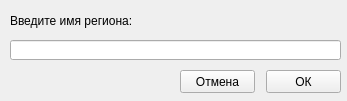
<?xml version="1.0" encoding="UTF-8"?>
<ui version="4.0">
 <class>MainWindow</class>
 <widget class="QMainWindow" name="MainWindow">
  <property name="geometry">
   <rect>
    <x>0</x>
    <y>0</y>
    <width>347</width>
    <height>101</height>
   </rect>
  </property>
  <property name="windowTitle">
   <string>Регистрация расположения</string>
  </property>
  <widget class="QWidget" name="centralwidget">
   <widget class="QPushButton" name="pushButton">
    <property name="geometry">
     <rect>
      <x>180</x>
      <y>70</y>
      <width>75</width>
      <height>23</height>
     </rect>
    </property>
    <property name="text">
     <string>Отмена</string>
    </property>
   </widget>
   <widget class="QPushButton" name="pushButton_2">
    <property name="geometry">
     <rect>
      <x>266</x>
      <y>70</y>
      <width>75</width>
      <height>23</height>
     </rect>
    </property>
    <property name="text">
     <string>ОК</string>
    </property>
   </widget>
   <widget class="QLineEdit" name="lineEdit">
    <property name="geometry">
     <rect>
      <x>10</x>
      <y>40</y>
      <width>331</width>
      <height>20</height>
     </rect>
    </property>
   </widget>
   <widget class="QLabel" name="label">
    <property name="geometry">
     <rect>
      <x>10</x>
      <y>10</y>
      <width>151</width>
      <height>21</height>
     </rect>
    </property>
    <property name="text">
     <string>Введите имя региона:</string>
    </property>
   </widget>
  </widget>
 </widget>
 <resources/>
 <connections/>
</ui>
